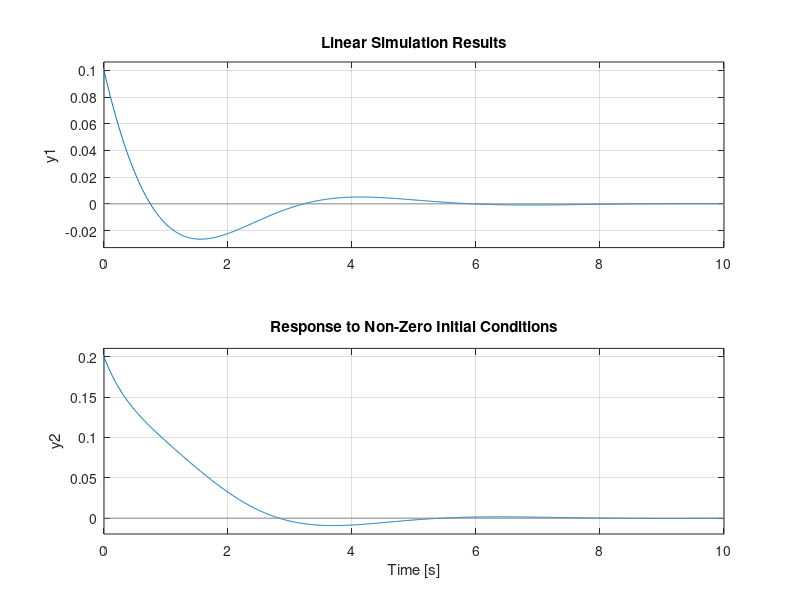
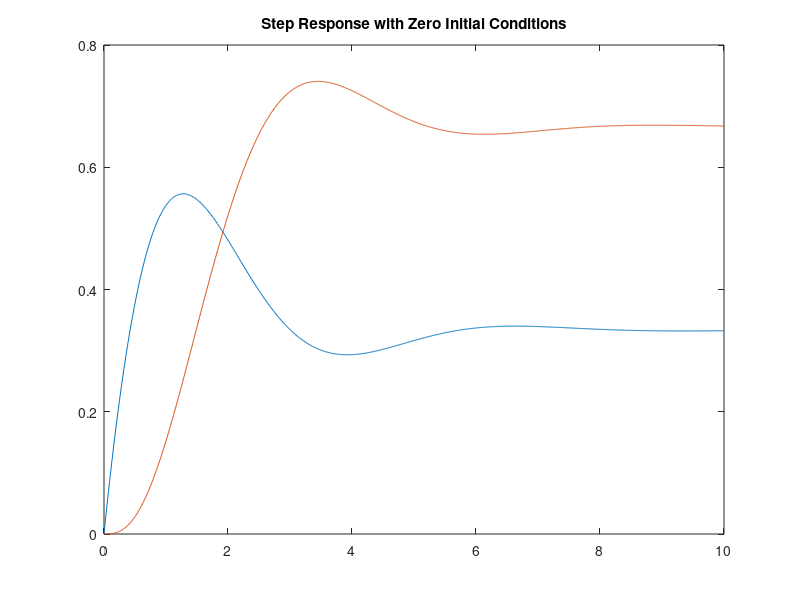
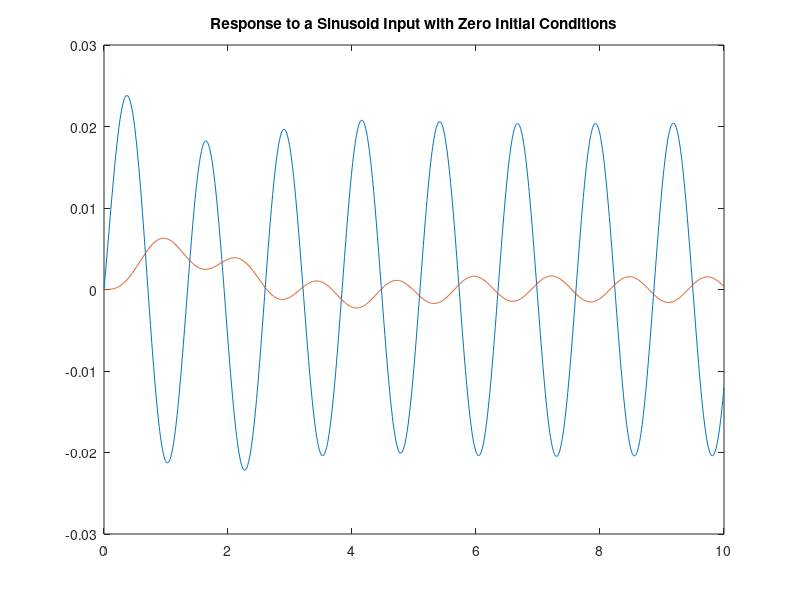

Here is the MATLAB script that generated these plots, in order:
#primer 3.6
# ẋ = Ax + Bu
# ẏ = Cx + Du

#  | dil1/dt|   |-R1/L  0   -1/L  |   |il1|   |1/L1|
#  | dil2/dt| = |0    -R2/L2  1/L2| * |il2| + | 0  |Vg
#  | dVc/dt |   |1/C  -1/C    0   |   |vc |   | 0  |
#       ẋ     =            A            X       B    u

#   |Vr1|    |R1*il1 |   |R1 0 0 |   |il1|   |0|
#   |   | =  |       | = |       | * |il2| + | |*Vg
#   |Vr2|    |R2*il2 |   |0 R2 0 |   |vc |   |0|
#     ẏ   =                  C         x   +  D   u
clear all; close all;
#constante
R1 = 1;
R2 = 2;
L1 = 1;
L2 = 1;
C  = 1;

#Matrike
A = [-R1/L1, 0,    -1/L1; 
     0,    -R2/L2,  1/L2;
     1/C,    -1/C,     0];
B = [1/L1, 0, 0]';        #transpose
C = [R1,   0,   0;
     0,    R2,  0];
D = [0 0]';               #transpose

figure(1)
T = 0:0.01:10;         % simulation time = 10 seconds
U = zeros(size(T));    % no input
X0 = [0.1 0.1 0.1];    % initial conditions of the three states
sys = ss(A,B,C,D);     % construct a system model
lsim(sys, U, T, X0)    % simulate and plot the response (the output)
title('Response to Non-Zero Initial Conditions')

#unit step
figure(2)
U = ones(size(T));             % u = 1, a step input
sys = ss(A,B,C,D);             % construct a system model
[Y, Tsim, X] = lsim(sys,U,T);  % simulate
plot(Tsim,Y)                   % plot the output vs. time
title('Step Response with Zero Initial Conditions')

#sinus input
figure(3)
T = 0:0.01:10;                  % simulation time = 10 seconds
U = 0.1*sin(5*T+1);             % input as a function of time
sys = ss(A,B,C,D);              % construct a system model
[Y, Tsim, X] = lsim(sys,U,T);   % simulate
plot(Tsim,Y)                    % plot the output vs. time
title('Response to a Sinusoid Input with Zero Initial Conditions')